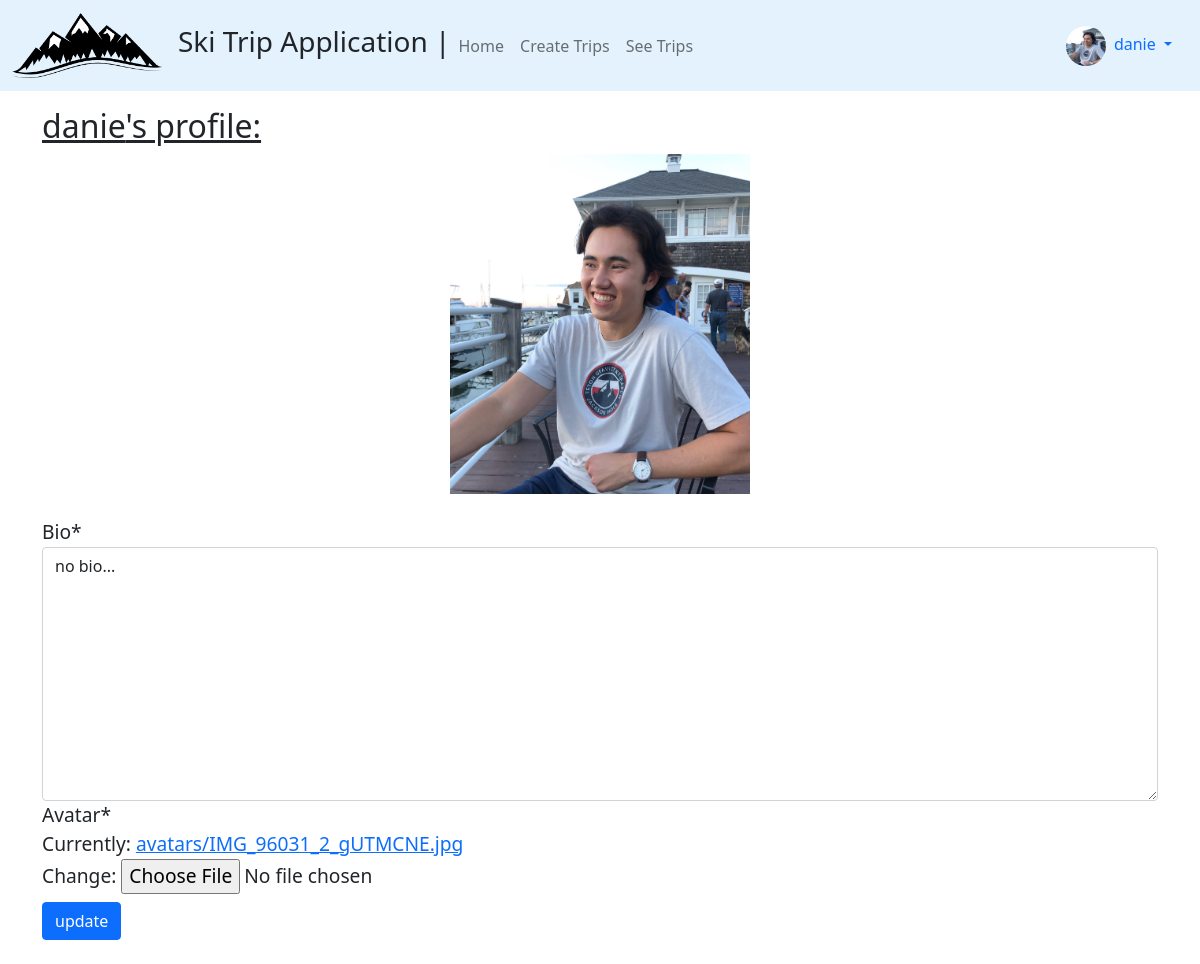
Screenshot of /my-profile (signed in) with the database file from the repository.
### profiles/models.py (models this page shows, shortened)
class Profile(models.Model):
    user = models.OneToOneField(User, on_delete=models.CASCADE)#models.CASCADE deletes profile upon deletion of User
    bio = models.TextField(default="no bio...")
    avatar = models.ImageField(upload_to='avatars', default='no_picture.png')
    created = models.DateTimeField(auto_now_add=True)
    updated = models.DateTimeField(auto_now=True)

### profiles/views.py (the view)
# urls.py: path('my-profile', my_profile_view, name='main'),
@login_required
def my_profile_view(request):
    profile = Profile.objects.get(user=request.user)
    form = ProfileForm(request.POST or None, request.FILES or None, instance=profile)
    confirm = False
    if(form.is_valid()):
        form.save()
        confirm = True
    context = {
        'profile':profile,
        'form':form,
        'confirm':confirm,
    }
    return render(request, 'profiles/profile.html', context)

### profiles/forms.py
class ProfileForm(forms.ModelForm):
    class Meta:
        model = Profile
        exclude = ('user',)

### profiles/templates/profiles/profile.html (shortened to what this page needs)
{% extends 'base.html' %}
{% load static %}
{% load crispy_forms_tags %}
{% block content %}
<h2><u>{{profile.user}}'s profile:</u></h2>
<div class="text-center">
    <img src="{{profile.avatar.url}}" alt="my-profile" class="avatar-big">
</div>
<br>
<form action="" method="POST" enctype="multipart/form-data" class="profile-form">
    {{form|crispy}}
    <button type="submit" class="btn btn-primary mb-2 mt-2">update</button>
</form>
{% endblock content %}

### templates/navbar.html (shortened to what this page needs)
{% load static %}
{% url 'profiles:home' as path_to_home %}
{% url 'trips:create' as path_to_create %}
{% url 'trips:trips' as path_to_trips %}
<nav class="navbar navbar-expand-lg navbar-light" style="background-color: #e3f2fd;">
    <div class="container-fluid">
        <a class="navbar-brand" href=""><img src="{% static 'logo.png' %}" class="logo-sm"></a>
        <h3>Ski Trip Application | </h3>
        <div class="collapse navbar-collapse" id="navbarNav">
            <ul class="navbar-nav">
                <li class="nav-item">
                    <a class="nav-link {% if request.path == path_to_home %}active{% endif %}" href="{{path_to_home}}">Home</a>
                </li>
                <li class="nav-item">
                    <a class="nav-link {% if request.path == path_to_create %}active{% endif %}" href="{{path_to_create}}">Create Trips</a>
                </li>
                <li class="nav-item">
                    <a class="nav-link {% if request.path == path_to_trips %}active{% endif %}" href="{{path_to_trips}}">See Trips</a>
                </li>
            </ul>
        </div>
    {% if request.user.is_authenticated %}
        <div class="nav-item dropdown">
            <div class="nav-link dropdown-toggle" id="navbarDropdownMenuLink" role="button" data-bs-toggle="dropdown" aria-expanded="false">
                <img src="{{request.user.profile.avatar.url}}" class="avatar-sm">
                &nbsp;{{request.user}}
            </div>
        </div>
    {% endif %}
    </div>
</nav>

### static/style.css (style rules this page uses)
.avatar-big { width: 300px; height: auto; }
.profile-form { font-size: larger; font-weight: 500; }
.avatar-sm { height: 40px; width: 40px; border-radius: 50%; }
.logo-sm { width: 150px; height: auto; background-blend-mode: screen; }

### rows the page displays
Profile: user "danie", avatar (picture), bio "no bio..."

### other values shown
{{ request.user }} "danie"
